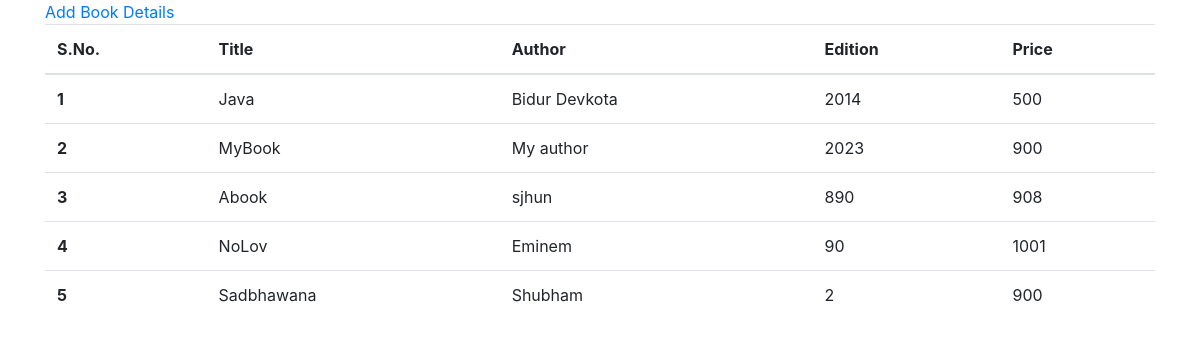
Screenshot of /books/home/ with the database file from the repository.
### Book/models.py (models this page shows)
class Kitab(models.Model):
    title = models.CharField(max_length=100)
    price = models.IntegerField()
    author = models.CharField(max_length=100)
    edition = models.IntegerField()

### Book/views.py (the view)
# urls.py: path('home/', base, name='base'),
def base(request):
    b = Kitab.objects.all
    return render(request, 'base.html', context={'books': b})

### Book/templates/base.html (shortened to what this page needs)
<!DOCTYPE html>
<html lang="en">
<head>
    <link rel="stylesheet" href="https://cdn.jsdelivr.net/npm/bootstrap@4.0.0/dist/css/bootstrap.min.css">
</head>
<body>
    <div class="container">
        <a href="{% url 'dform' %}">Add Book Details</a>
        <table class="table">
            <thead>
              <tr>
                <th scope="col">S.No.</th>
                <th scope="col">Title</th>
                <th scope="col">Author</th>
                <th scope="col">Edition</th>
                <th scope="col">Price</th>
              </tr>
            </thead>
            <tbody>
                {% for book in books %}
              <tr>
                <th scope="row">{{book.id}}</th>
                <td>{{book.title}}</td>
                <td>{{book.author}}</td>
                <td>{{book.edition}}</td>
                <td>{{book.price}}</td>
              </tr>
                {% endfor %}
            </tbody>
          </table>
    </div>
</body>
</html>

### rows the page displays
Kitab: id "1", title "Java", author "Bidur Devkota", edition "2014", price "500"
Kitab: id "2", title "MyBook", author "My author", edition "2023", price "900"
Kitab: id "3", title "Abook", author "sjhun", edition "890", price "908"
Kitab: id "4", title "NoLov", author "Eminem", edition "90", price "1001"
Kitab: id "5", title "Sadbhawana", author "Shubham", edition "2", price "900"
